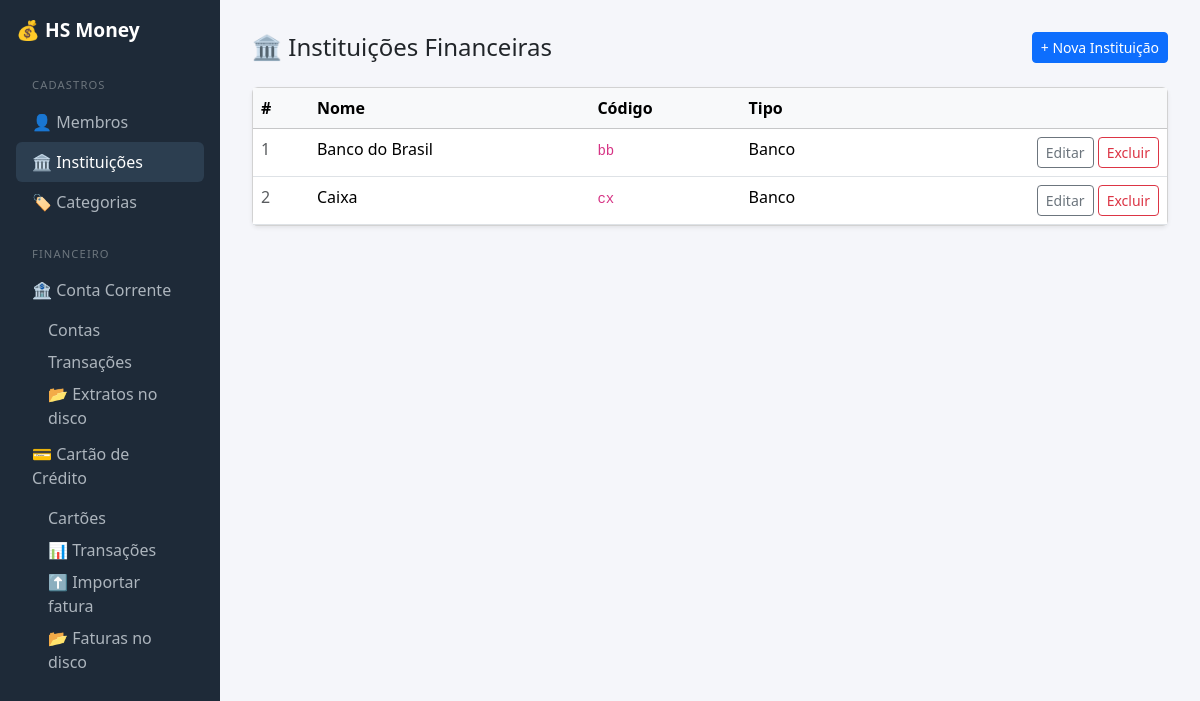
/instituicoes/, run on an earlier commit of the app's database.
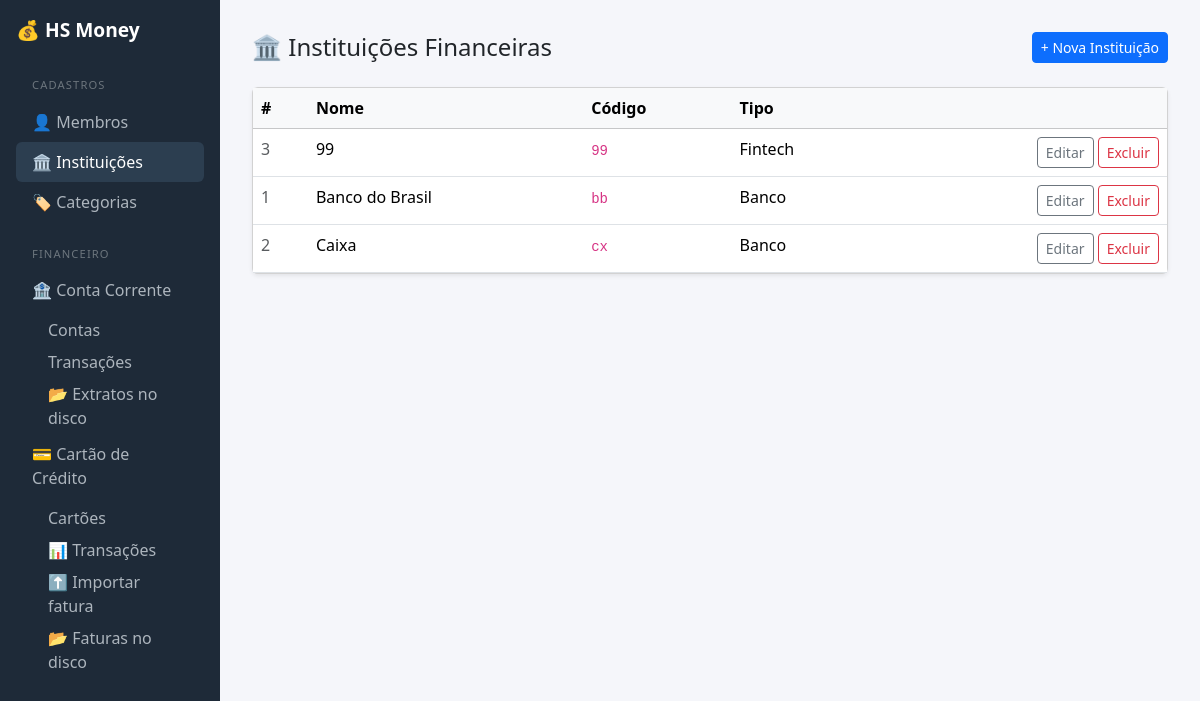
And on a later commit of the database.
### hs_money/core/models.py (models this page shows, shortened)
class InstituicaoFinanceira(models.Model):
    TIPO_CHOICES = [
        ("banco", "Banco"),
        ("corretora", "Corretora"),
        ("fintech", "Fintech"),
        ("cooperativa", "Cooperativa"),
        ("outro", "Outro"),
    ]
    nome = models.CharField(max_length=100)
    codigo = models.CharField(max_length=20, blank=True, null=True)
    tipo = models.CharField(max_length=20, choices=TIPO_CHOICES, default="banco")

### hs_money/core/views.py (the view)
# urls.py: path('instituicoes/',                views.instituicao_lista,  name='instituicao_lista'),
def instituicao_lista(request):
    instituicoes = InstituicaoFinanceira.objects.order_by('nome')
    return render(request, 'core/instituicoes/lista.html', {'instituicoes': instituicoes})

### hs_money/core/templates/core/instituicoes/lista.html (shortened to what this page needs)
{% extends "core/base.html" %}
{% block content %}
<div class="d-flex justify-content-between align-items-center mb-4">
  <h4 class="mb-0">🏛️ Instituições Financeiras</h4>
  <a href="{% url 'core:instituicao_criar' %}" class="btn btn-primary btn-sm">+ Nova Instituição</a>
</div>
{% if instituicoes %}
<div class="card shadow-sm">
  <table class="table table-hover mb-0">
    <thead class="table-light">
      <tr>
        <th>#</th>
        <th>Nome</th>
        <th>Código</th>
        <th>Tipo</th>
        <th></th>
      </tr>
    </thead>
    <tbody>
      {% for inst in instituicoes %}
      <tr>
        <td class="text-muted">{{ inst.pk }}</td>
        <td>{{ inst.nome }}</td>
        <td><code>{{ inst.codigo|default:"—" }}</code></td>
        <td>{{ inst.get_tipo_display }}</td>
        <td class="text-end">
          <a href="{% url 'core:instituicao_editar' inst.pk %}" class="btn btn-outline-secondary btn-sm">Editar</a>
          <a href="{% url 'core:instituicao_excluir' inst.pk %}" class="btn btn-outline-danger btn-sm">Excluir</a>
        </td>
      </tr>
      {% endfor %}
    </tbody>
  </table>
</div>
{% else %}
<div class="text-center text-muted py-5">
  <p>Nenhuma instituição cadastrada ainda.</p>
  <a href="{% url 'core:instituicao_criar' %}" class="btn btn-primary">Criar primeira instituição</a>
</div>
{% endif %}
{% endblock %}

What changed in the data, as far as the page shows it:
added InstituicaoFinanceira: pk "3", nome "99", codigo "99", tipo "Fintech"
